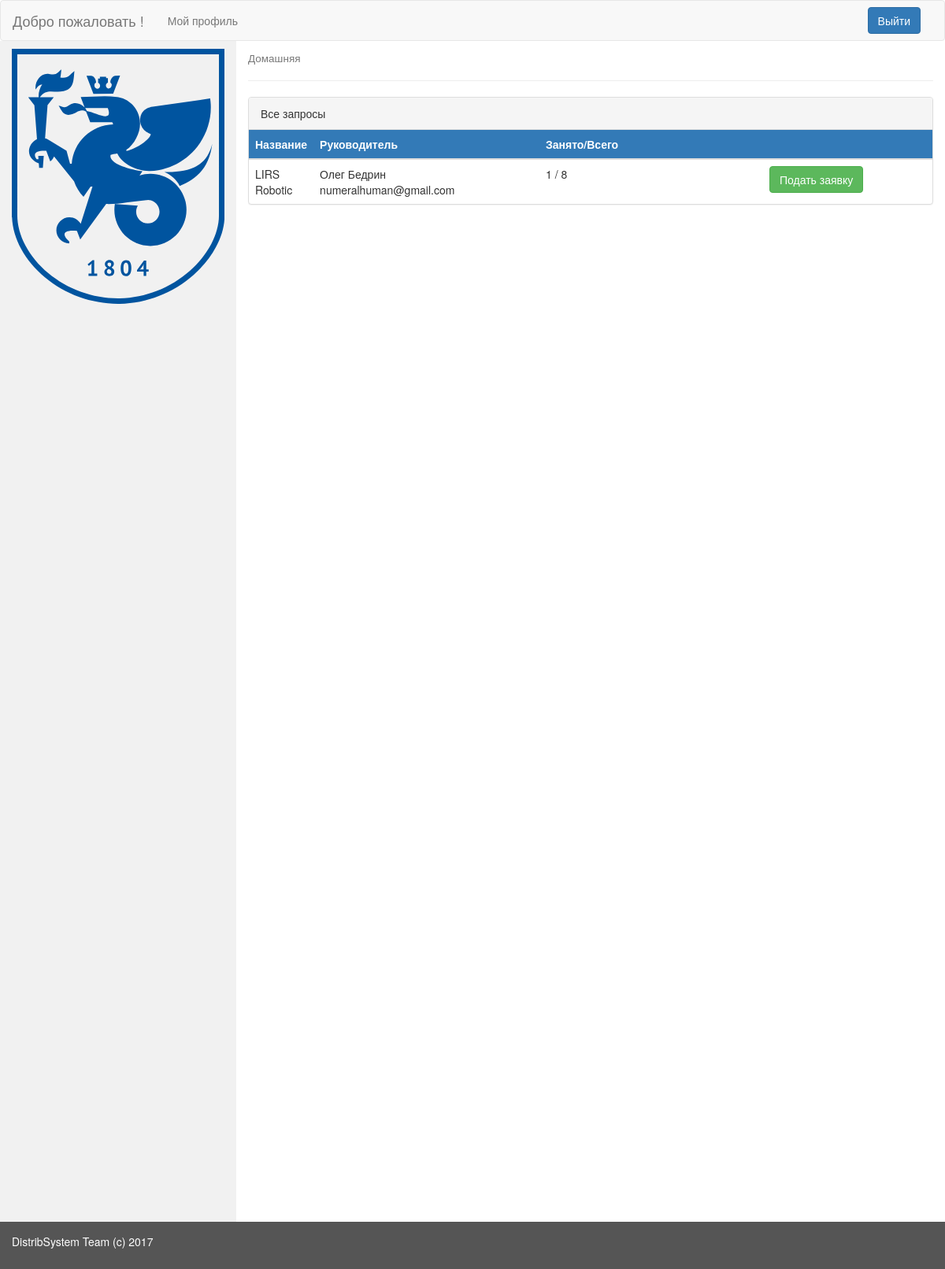
The page /distribution/my_profile/23/student/Practice/ (signed in) on the database its author committed.
### choose_distrib/models.py (models this page shows, shortened)
class Container(models.Model):
    container_name = models.CharField(max_length=100, verbose_name='Название')
    container_director = models.ManyToManyField(User)
    container_capacity = models.IntegerField(
        default=0,
        validators=[MaxValueValidator(300), MinValueValidator(0)]
    )
    CONTAINERCHOISE = (
        ('Laboratory', 'laboratory'),
        ('Course', 'course'),
        ('Practice', 'practice'),
        ('ScienceHead', 'science_director')
    )
    container_type = models.CharField(max_length=20, choices=CONTAINERCHOISE)

### choose_distrib/views.py (the view)
# urls.py: url(r'^(?P<container_type>[A-z]+)/$', views.student_form, name='student')])),
def student_form(request, user_id, container_type):
    user = request.user
    list_of_triples = get_container_with_number_of_occupied_from_db(user, container_type)
    context = {
        'user_id': user_id,
        'triples': list_of_triples,
    }
    context.update(base_context(request))
    return render(request, 'accounts/parts/container_table.html', context)

### choose_distrib/utils.py (called while the page is built)
def get_container_with_number_of_occupied_from_db(user, container_type):
    containers = list(getattr(module, container_type).objects.all())
    list_of_triples = []
    for container in containers:
        count = StudentToLabStorage.objects.filter(container=container).distinct().count()
        request_status = list(Request.objects.filter(container=container, student=user).order_by('send_date'))
        status = None
        if request_status:
            status = request_status.pop().status
        triple = Triple(container, count, status)
        list_of_triples.append(triple)
    return list_of_triples

### userroles/utils.py (called while the page is built)
def get_entity_from_db(user, name):
    model = None
    try :
        model=getattr(module, name).objects.get(user=user)
        if model is not None:
            return model
    except:
        return None

### userroles/views.py (called while the page is built)
@login_required(login_url='/accounts/login')
def base_context(request):
    user = request.user
    is_student = get_entity_from_db(user, 'Student')
    is_cooperator = get_entity_from_db(user, 'Cooperator')
    is_professor = get_entity_from_db(user, 'Professor')
    is_sci_director = get_entity_from_db(user, 'ScientificDirector')
    context = {
        "user_id": user.id,
        "user_surname": user.last_name,
        "user_name": user.first_name,
        "user_email": user.email,
        "user_username": user.username,
        "is_student": is_student,
        "is_professor": is_professor,
        "is_cooperator": is_cooperator,
        "is_sci_director": is_sci_director
    }
    return context

### userroles/templates/accounts/parts/container_table.html (shortened to what this page needs)
{% extends 'accounts/my_profile.html' %}
{% block content %}
<div class="panel panel-default">
  <div class="panel-heading">Все запросы</div>
  {% if triples %}
    <table class="table table-hover">
      <thead>
          <tr>
            <th class="col-sm-1 bg-primary th-align-and-text-size">Название</th>
            <th class="col-lg-4 bg-primary th-align-and-text-size">Руководитель</th>
            <th class="col-lg-4 bg-primary th-align-and-text-size">Занято/Всего</th>
            <th class="col-lg-4 bg-primary"></th>
          </tr>
      </thead>
      <tbody class="table-striped">
          {% for content in triples %}
            <tr>
                <td><span id="space">{{ content.first_item.container_name }}</td>
                <td>
                  {% for director in content.first_item.container_director.all %}
                    {{ director.first_name }} {{ director.last_name }}<br>{{ director.email }}
                  {% endfor %}
                </td>
                <td>
                  {{ content.second_item }} / {{ content.first_item.container_capacity }}
                </td>
                <td>
                  <div id="butn{{ сontent.first_item.id }}">
                    <form action={% url 'choose_distrib:student_make_request' user_id content.first_item.container_type content.first_item.container_type content.first_item.id %}  method="post">
                      <button type="submit" id="success{{ req.id }}" class="btn btn-success">Подать заявку</button>
                    </form>
                  </div>
                </td>
              </tr>
          {% endfor %}
      </tbody>
    </table>
  {% else %}
    <div class="h2-margin">
        <h2>На текущий момент записей в базе данных нет.</h2>
    </div>
  {% endif %}
</div>
{% endblock %}

### userroles/static/userroles/css/style.css (style rules this page uses)
.table>thead>tr { background-color: #0074D9; color:#ffffff; }

### rows shown on the page
Container: first_item.container_name "LIRS Robotic", first_item.container_capacity "8"

### other values the page prints
{{ director.first_name }} "Олег"
{{ director.last_name }} "Бедрин"
{{ director.email }} "numeralhuman@gmail.com"
{{ content.second_item }} "1"
